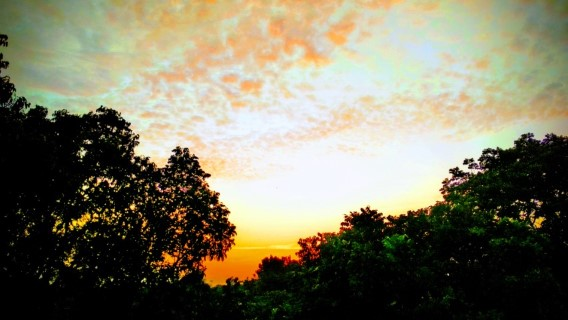
%> input picture Practical 3/image1.jpg, 568 x 320 px
$ octave HistogramEqualizationInbuilt.m   (GNU Octave 9; MATLAB toolbox functions it lacks are replaced by stand-ins)
%> lines starting %> are read from the running program, lines starting %| are printed output that depends on the picture
original = imread('image1.jpg');
%> original is the input picture: size 320x568x3 uint8; mean R, G, B 124.8, 121.1, 100.7
gray = rgb2gray(original);
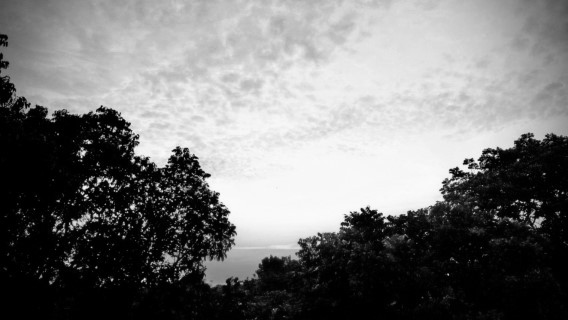
%> gray: size 320x568 uint8; min 0, max 253, mean 119.9
hist = histeq(gray);
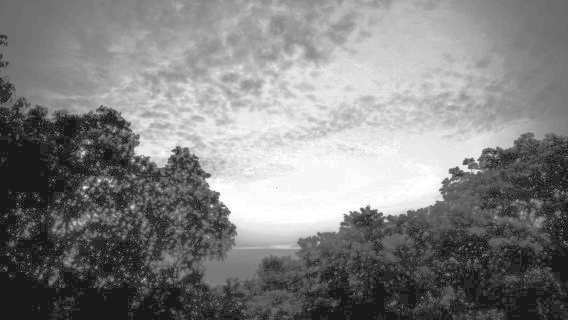
%> hist: size 320x568 uint8; min 24, max 255, mean 128.7

subplot(2,2,1), imshow(gray), title('input gray image');
subplot(2,2,2), imhist(gray), title('Histogram of input gray image');
subplot(2,2,3), imshow(hist), title('Image after equilisation function');
subplot(2,2,4), imhist(hist), title('Histogram after equilisation');
%> after `title('Histogram after equilisation')`:
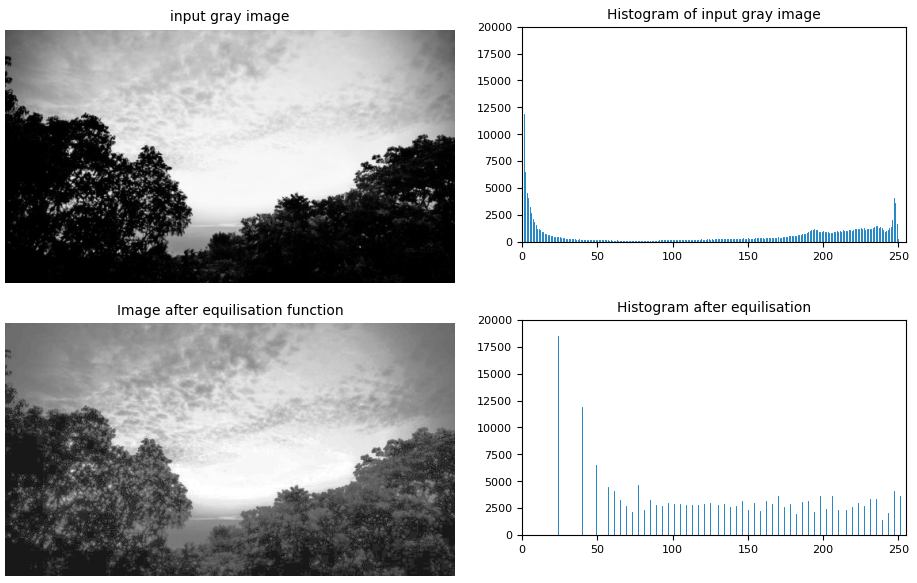
%> figure redrawn from the program's plot data, 4 panels
